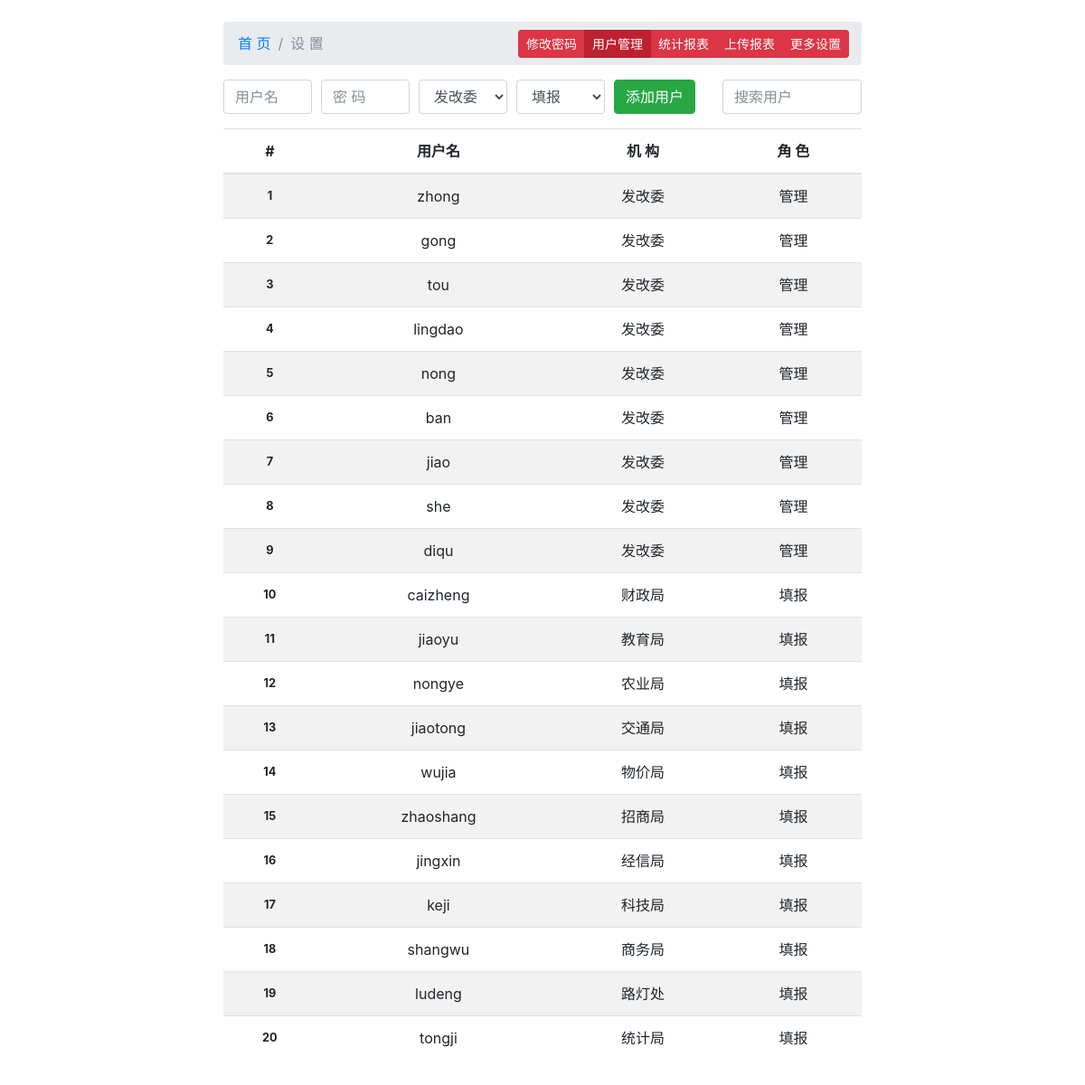
Page /fgw/setting/users (signed in) on the earlier database version.
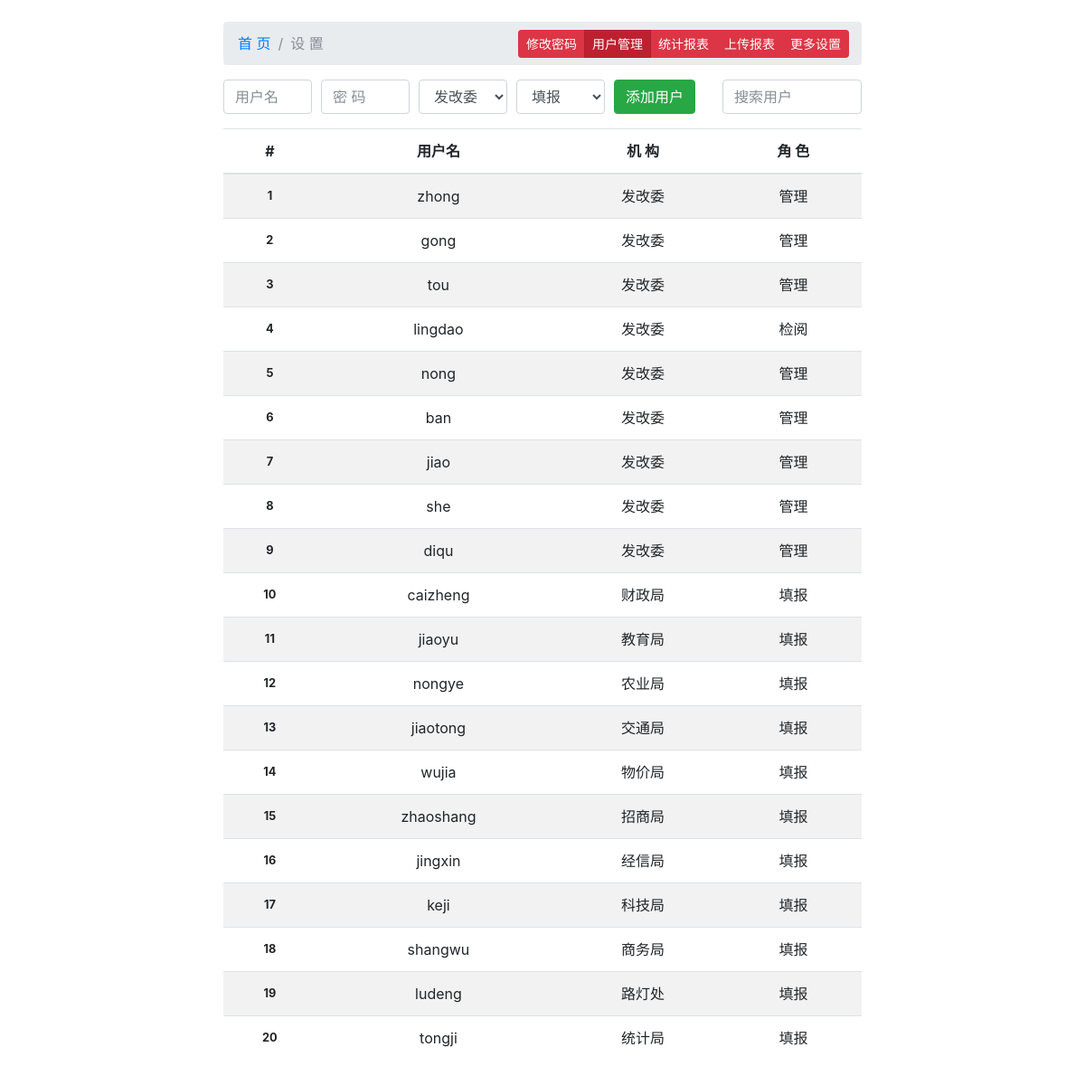
Same page on the later database version.
### tables this page shows
CREATE TABLE `users` (
  `uid` int(11) NOT NULL AUTO_INCREMENT,
  `uname` varchar(20) NOT NULL,
  `passwd` varchar(50) NOT NULL,
  `date` timestamp NOT NULL DEFAULT current_timestamp() ON UPDATE current_timestamp(),
  `oid` int(11) NOT NULL,
  `rid` int(11) NOT NULL,
  `b` varchar(50) DEFAULT NULL,
  `c` varchar(50) DEFAULT NULL,
  `d` varchar(50) DEFAULT NULL,
  `e` varchar(50) DEFAULT NULL,
  `f` varchar(50) DEFAULT NULL,
  `g` varchar(50) DEFAULT NULL,
  `h` varchar(50) DEFAULT NULL,
  `i` varchar(50) DEFAULT NULL,
  `j` varchar(50) DEFAULT NULL,
  `k` varchar(50) DEFAULT NULL,
  `l` varchar(50) DEFAULT NULL,
  `m` varchar(50) DEFAULT NULL,
  `n` varchar(50) DEFAULT NULL,
  `o` varchar(50) DEFAULT NULL,
  `p` varchar(50) DEFAULT NULL,
  `q` varchar(50) DEFAULT NULL,
  `r` varchar(50) DEFAULT NULL,
  `s` varchar(50) DEFAULT NULL,
  `t` varchar(50) DEFAULT NULL,
  `u` varchar(50) DEFAULT NULL,
  `v` varchar(50) DEFAULT NULL,
  `w` varchar(50) DEFAULT NULL,
  `x` varchar(50) DEFAULT NULL,
  `y` varchar(50) DEFAULT NULL,
  `z` varchar(50) DEFAULT NULL,
  PRIMARY KEY (`uid`)
);

CREATE TABLE `organization` (
  `oid` int(11) NOT NULL AUTO_INCREMENT,
  `oname` varchar(20) NOT NULL,
  `uid` int(11) NOT NULL,
  `b` varchar(50) DEFAULT NULL,
  `c` varchar(50) DEFAULT NULL,
  `d` varchar(50) DEFAULT NULL,
  `e` varchar(50) DEFAULT NULL,
  `f` varchar(50) DEFAULT NULL,
  `g` varchar(50) DEFAULT NULL,
  `h` varchar(50) DEFAULT NULL,
  `i` varchar(50) DEFAULT NULL,
  `j` varchar(50) DEFAULT NULL,
  `k` varchar(50) DEFAULT NULL,
  `l` varchar(50) DEFAULT NULL,
  `m` varchar(50) DEFAULT NULL,
  `n` varchar(50) DEFAULT NULL,
  `o` varchar(50) DEFAULT NULL,
  `p` varchar(50) DEFAULT NULL,
  `q` varchar(50) DEFAULT NULL,
  `r` varchar(50) DEFAULT NULL,
  `s` varchar(50) DEFAULT NULL,
  `t` varchar(50) DEFAULT NULL,
  `u` varchar(50) DEFAULT NULL,
  `v` varchar(50) DEFAULT NULL,
  `w` varchar(50) DEFAULT NULL,
  `x` varchar(50) DEFAULT NULL,
  `y` varchar(50) DEFAULT NULL,
  `z` varchar(50) DEFAULT NULL,
  PRIMARY KEY (`oid`)
);

CREATE TABLE `role` (
  `rid` int(11) NOT NULL AUTO_INCREMENT,
  `role` varchar(20) NOT NULL,
  `rname` varchar(20) NOT NULL,
  PRIMARY KEY (`rid`)
);

### fgw/index.php (called while the page is built, shortened)
<?php
require 'Route.php';

### fgw/Sign.php (called while the page is built, shortened)
<?php
class Sign{
	static function check(){
		$sessiondir = session_save_path();
		if(is_readable($sessiondir . '/sess_' . $_COOKIE['SID'])){
			return 1;
		}
		else{
			return 0;
		}
	}
}

### fgw/Db.php (called while the page is built, shortened)
<?php
class Db{
	private $host="localhost";
	private $user="root";
	private $pass="dot";
	private $db="fgw";
	private $mysqli;
	function __construct(){
		$this->mysqli=new mysqli($this->host,$this->user, $this->pass, $this->db);
		if($this->mysqli->connect_errno){
			echo $this->mysqli->connect_errno. "\n";
			echo $this->mysqli->connect_error. "\n";
		}
		else{
			$this->mysqli->set_charset('utf8');
		}
	}
	function query($sql){
		if($res=$this->mysqli->query($sql)){
			if(is_bool($res)){
				return;
			}
			else{
				$numrows=$res->num_rows;
				if($numrows>1){
					$row=$res->fetch_all(MYSQLI_ASSOC);
				}
				else $row=$res->fetch_assoc();
				return $row;
			}
		}
		else{
			echo $this->mysqli->errno . "\n";
			echo $this->mysqli->error. "\n";
		}
	}
}

### fgw/users.php (the view, shortened to what this page needs)
<?php
$sql="select rid,rname from role";
$r_rows=(new Db)->query($sql);
$sql="select oid,oname from organization";
$o_rows=(new Db)->query($sql);
$sql="select users.uid,uname,organization.oname,role.rname from users join (organization,role) on (organization.oid=users.oid and users.rid=role.rid) order by uid";
$rows=(new Db)->query($sql);
?>
		  <main>
		  <div class="row mb-3">
			  <form class="form-row col-sm" method="post">
				  <div class="col-sm">
					  <input type="text" class="form-control" name="uname" placeholder="用户名">
				  </div>
				  <div class="col-sm">
					  <input type="password" class="form-control" name="passwd" placeholder="密 码">
				  </div>
				  <div class="col-sm">
					  <select class="form-control" name="oid">
<?php foreach($o_rows as $row): ?>
<option value="<?= $row['oid'] ?>"><?= $row['oname'] ?></option>
<?php endforeach ?>
					  </select>
				  </div>
				  <div class="col-sm">
					  <select class="form-control" name="rid">
<?php foreach($r_rows as $row): ?>
<option value="<?= $row['rid'] ?>"><?= $row['rname'] ?></option>
<?php endforeach ?>
					  </select>
				  </div>
				  <div class="col-auto">
					  <button type="submit" class="btn btn-success">添加用户</button>
				  </div>
			  </form>
			  <div class="col-sm-3">
				  <input class="form-control" id="search" type="text" placeholder="搜索用户" aria-label="Search">
			  </div>
		  </div>
		  <table class="table table-striped table-hover">
			  <thead>
				  <tr>
					  <th scope="col">#</th>
					  <th scope="col">用户名</th>
					  <th scope="col">机 构</th>
					  <th scope="col">角 色</th>
				  </tr>
			  </thead>
			  <tbody>
<?php foreach($rows as $v): ?>
				  <tr class="searchable">
				  <th scope="row"><?= $v['uid'] ?></th>
					  <td><?= $v['uname'] ?></td>
					  <td><?= $v['oname'] ?></td>
					  <td><?= $v['rname'] ?></td>
				  </tr>
<?php endforeach; ?>
			  </tbody>
		  </table>
		  </main>
		</div>

### fgw/header.php (shortened to what this page needs)
<!doctype html>
<html lang="en">
  <head>
	<link type="text/css" href="<?= $root ?>/css/bootstrap.min.css" rel="stylesheet">
	<link rel="stylesheet" type="text/css" href="<?= $root ?>/vendor/fortawesome/font-awesome/css/font-awesome.min.css">
	<link rel="stylesheet" type="text/css" href="<?= $root ?>/css/bootstrap-datepicker3.css">
	<link type="text/css" href="<?= $root ?>/css/dot.css" rel="stylesheet">
  </head>
  <body>

### fgw/Route.php (shortened to what this page needs)
<?php
$root="/fgw";
$inc="./";
$path = explode("/", $_SERVER['PATH_INFO']);
$controller=$path[1];
$method=$path[2];
require $inc . "header.php";
$login=Sign::check();
if($login){
	$controller ? : $controller='home';
	if($controller=='project' && is_numeric($method)){
		$pid=$method;
		require $inc . "progress.php";
	}
	else if($controller=='setting') {
		require $inc . "nav.php";
		$rid=$_SESSION['rid'];
		if(empty($method) || $method == 'chpwd'){
			require $inc . $method. ".php";
		}
		else if(is_readable($inc . $method. '.php')){
				if($rid==3){
					require $inc . $method. ".php";
				}
				else{
					require $inc . '404.php';
				}
			}
		else{
			require $inc . '404.php';
		}
	}
}
else{
	$controller = 'login';
	require $inc . $controller . ".php";
}
require $inc . "footer.php";

### fgw/nav.php (shortened to what this page needs)
<?php
$rid=$_SESSION['rid'];
?>
	  <div class="container" id="setting">
		  <nav aria-label="breadcrumb" class="position-relative">
			  <ol class="breadcrumb">
			  <li class="breadcrumb-item"><a href="<?= $root ?>">首 页</a></li>
				  <li class="breadcrumb-item active" aria-current="page">设 置</li>
			  </ol>
			  <div id="settings" class="btn-group btn-group-sm position-absolute" role="group" aria-label="">
				  <a role="button" href="<?= $root ?>/setting/chpwd" class="btn btn-danger <?php if($method=='chpwd' || $method == "") echo 'active'; ?>">修改密码</a>
<?php if($rid==3): ?>
				  <a role="button" href="<?= $root ?>/setting/users" class="btn btn-danger <?php if($method=='users') echo 'active'; ?>">用户管理</a>
				  <a role="button" href="<?= $root ?>/setting/stat" class="btn btn-danger <?php if($method=='stat') echo 'active'; ?>">统计报表</a>
				  <a role="button" href="<?= $root ?>/setting/upload" class="btn btn-danger <?php if($method=='upload') echo 'active'; ?>">上传报表</a>
				  <a role="button" href="<?= $root ?>/setting/misc" class="btn btn-danger <?php if($method=='misc') echo 'active'; ?>">更多设置</a>
<?php endif ?>
			  </div>
		  </nav>

### fgw/footer.php (shortened to what this page needs)
  </body>
</html>

### fgw/css/dot.css (style rules this page uses)
body { padding-top: 1.5rem; padding-bottom: 1.5rem; }
@media (min-width: 48em) { .container { max-width: 46rem; } }
#setting tbody tr { cursor: pointer; }
th, td { text-align: center; vertical-align: middle !important; }
tbody th { font-size: 0.8rem; }
#setting #settings { top: 18%; right: 2%; }

Differences in the rows shown:
changed users "lingdao": rid.rname "管理" → "检阅"
